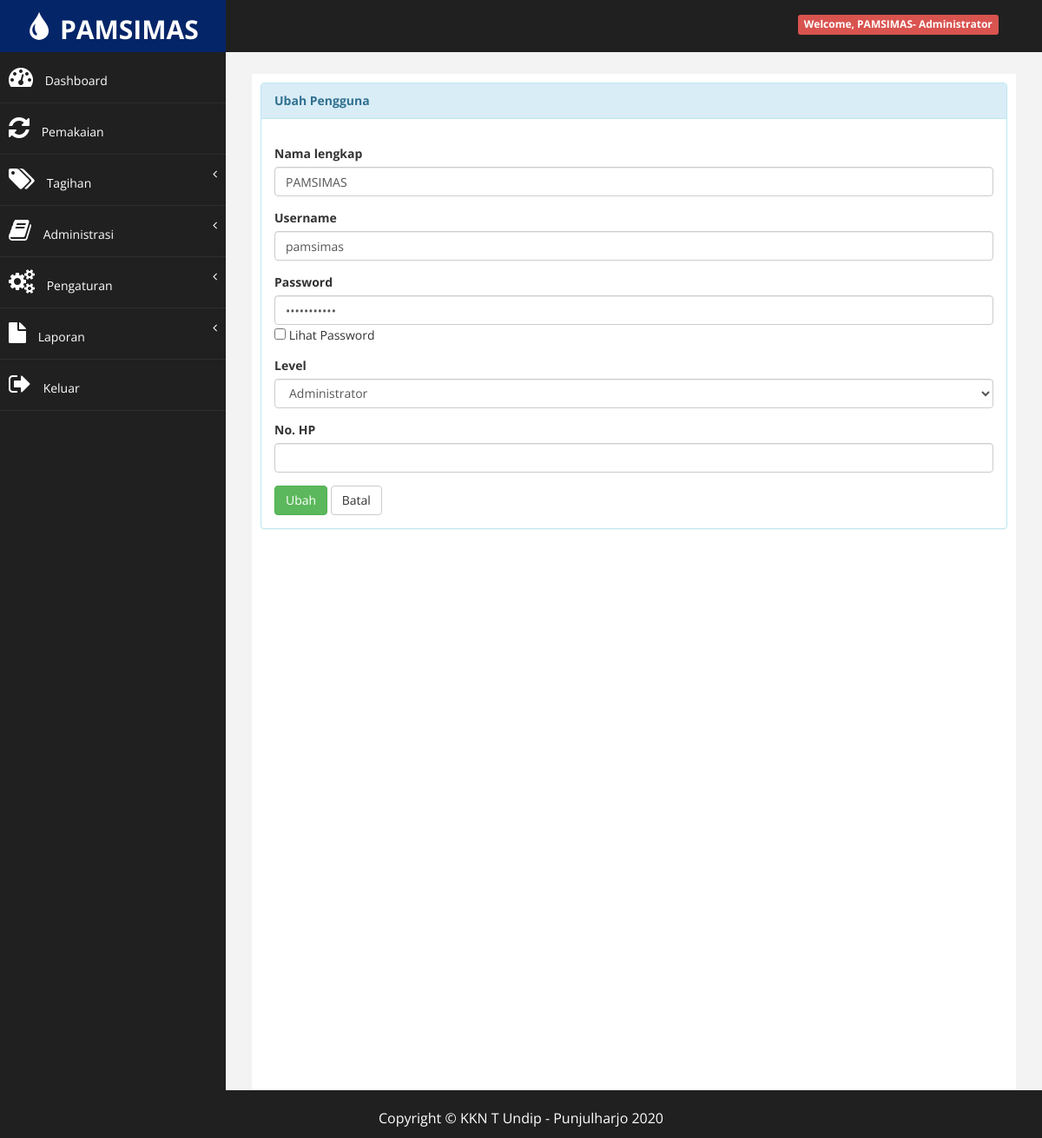
The page /?halaman=pengguna_ubah&kode=1 (signed in) on the database its author committed.
### tables this page shows
CREATE TABLE `tb_user` (
  `id_user` int(11) NOT NULL,
  `nama_user` varchar(20) NOT NULL,
  `username` varchar(15) NOT NULL,
  `password` varchar(15) NOT NULL,
  `level` varchar(15) NOT NULL,
  `no_hp` char(13) NOT NULL,
  `no_rek` char(15) NOT NULL
);

### super/pengguna/pengguna_ubah.php (the view, shortened to what this page needs)
<?php
    if(isset($_GET['kode'])){
        $sql_cek = "SELECT * FROM tb_user WHERE id_user='".$_GET['kode']."'";
        $query_cek = mysqli_query($koneksi, $sql_cek);
        $data_cek = mysqli_fetch_array($query_cek,MYSQLI_BOTH);
    }
?>
<div class="panel panel-info">
    <div class="panel-heading">
        <b>Ubah Pengguna</b>
    </div>
    <div class="panel-body">
        <div class="row">
            <div class="col-md-12">
                <form method="POST">
                    <div class="form-group">
                        <label>Nama lengkap</label>
                        <input class="form-control" name="nama_user" value="<?php echo $data_cek['nama_user']; ?>"/>
                    </div>
                    <div class="form-group">
                        <label>Username</label>
                        <input class="form-control" name="username" value="<?php echo $data_cek['username']; ?>"/>
                    </div>
                    <div class="form-group">
                        <label>Password</label>
                        <input type="password" class="form-control" name="password" id="pass" value="<?php echo $data_cek['password']; ?>"/>
                        <input id="mybutton" onclick="change()" type="checkbox" class="form-checkbox"> Lihat Password
                    </div>
                    <div class="form-group">
                    <label>Level</label>
                    <select name="level" id="level" class="form-control" required>
                        <?php
                            if ($data_cek['level'] == "Administrator") echo "<option value='Administrator' selected>Administrator</option>";
                            else echo "<option value='Administrator'>Administrator</option>";
                        ?>
                        </select>
                    </div>
                    <div class="form-group">
                        <label>No. HP</label>
                        <input class="form-control" name="no_hp" value="<?php echo $data_cek['no_hp']; ?>"/>
                    </div>
                    <div>
                        <input type="submit" name="Ubah" value="Ubah" class="btn btn-success" >
                        <a href="?halaman=pengguna_tampil" title="Kembali" class="btn btn-default">Batal</a>
                    </div>
            </div>
        </div>
    </div>
</div>
</div>

### assets/css/custom.css (style rules this page uses)
body { font-family: "Open Sans", sans-serif; }

### rows shown on the page
tb_user: nama_user "PAMSIMAS", username "pamsimas", level "Administrator"

### other values the page prints
$data_nama_lengkap "PAMSIMAS"
$data_level "Administrator"
